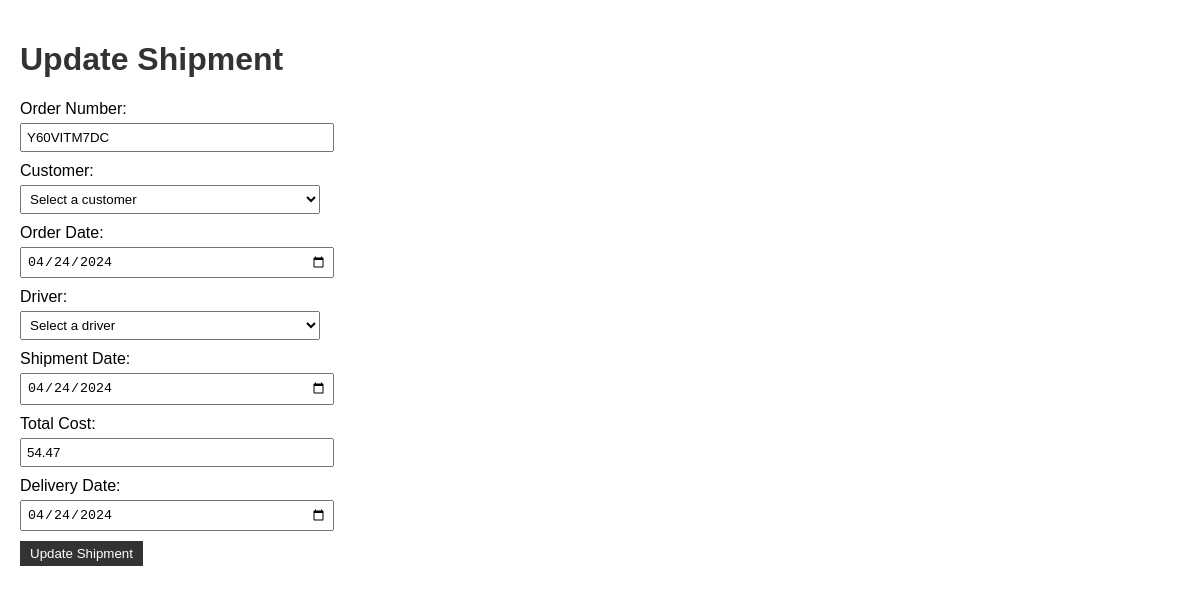
The page /update_shipment/26/ on the database its author committed.
### tracker/models.py (models this page shows, shortened)
class Shipment(models.Model):
    order_number = models.CharField(max_length=100)
    customer = models.ForeignKey('Customer', on_delete=models.CASCADE, null=True)
    order_date = models.DateField(null=True, blank=True)
    driver = models.ForeignKey('Driver', on_delete=models.CASCADE, null=True, blank=True)
    shipment_date = models.DateField(null=True, blank=True)
    status = models.CharField(max_length=20, default='Pending')
    total_cost = models.FloatField(default=0)
    vehicle = models.ForeignKey('Vehicle', on_delete=models.SET_NULL, null=True, blank=True)
    delivery_date = models.DateField(null=True, blank=True)

### tracker/views.py (the view, shortened to what this page needs)
# urls.py: path('update_shipment/<int:shipment_id>/', views.update_shipment, name='update_shipment'),
def update_shipment(request, shipment_id):
    shipment = Shipment.objects.get(id=shipment_id)
    drivers = Driver.objects.all()
    customers = Customer.objects.all()
    vehicles = Vehicle.objects.all()
    return render(request, 'update_shipment.html', {'shipment': shipment, 'drivers': drivers, 'customers': customers, 'vehicles': vehicles})

### tracker/templates/update_shipment.html (shortened to what this page needs)
<!DOCTYPE html>
<html>
<head>
</head>
<body>
    <h1>Update Shipment</h1>
    <form method="post">
        <label for="orderNumber">Order Number:</label>
        <input type="text" id="orderNumber" name="orderNumber" value="{{ shipment.order_number }}" required><br>
        <label for="customerId">Customer:</label>
        <select id="customerId" name="customerId">
            <option value="">Select a customer</option>
        </select><br>
        <label for="orderDate">Order Date:</label>
        <input type="date" id="orderDate" name="orderDate" value="{{ shipment.order_date|date:'Y-m-d' }}" required><br>
        <label for="driverId">Driver:</label>
        <select id="driverId" name="driverId">
            <option value="">Select a driver</option>
        </select><br>
        <label for="shipmentDate">Shipment Date:</label>
        <input type="date" id="shipmentDate" name="shipmentDate" value="{{ shipment.shipment_date|date:'Y-m-d' }}" required><br>
        <label for="totalCost">Total Cost:</label>
        <input type="number" id="totalCost" name="totalCost" step="0.01" value="{{ shipment.total_cost }}" required><br>
        <label for="deliveryDate">Delivery Date:</label>
        <input type="date" id="deliveryDate" name="deliveryDate" value="{{ shipment.delivery_date|date:'Y-m-d' }}" required><br>
        <input type="submit" value="Update Shipment">
    </form>
</body>
</html>

### tracker/templates/update_shipment.html (style rules this page uses)
body { font-family: Arial, sans-serif; margin: 0; padding: 20px; }
h1 { color: #333; }
form { margin-bottom: 20px; }
label { display: block; margin-bottom: 5px; }
input[type="text"], input[type="number"], input[type="date"], select { width: 300px; padding: 5px; margin-bottom: 10px; }
input[type="submit"] { padding: 5px 10px; background-color: #333; color: #fff; border: none; cursor: pointer; }

### rows shown on the page
Shipment: orderNumber "Y60VITM7DC", orderDate "04/24/2024", shipmentDate "04/24/2024", totalCost "54.47", deliveryDate "04/24/2024"
